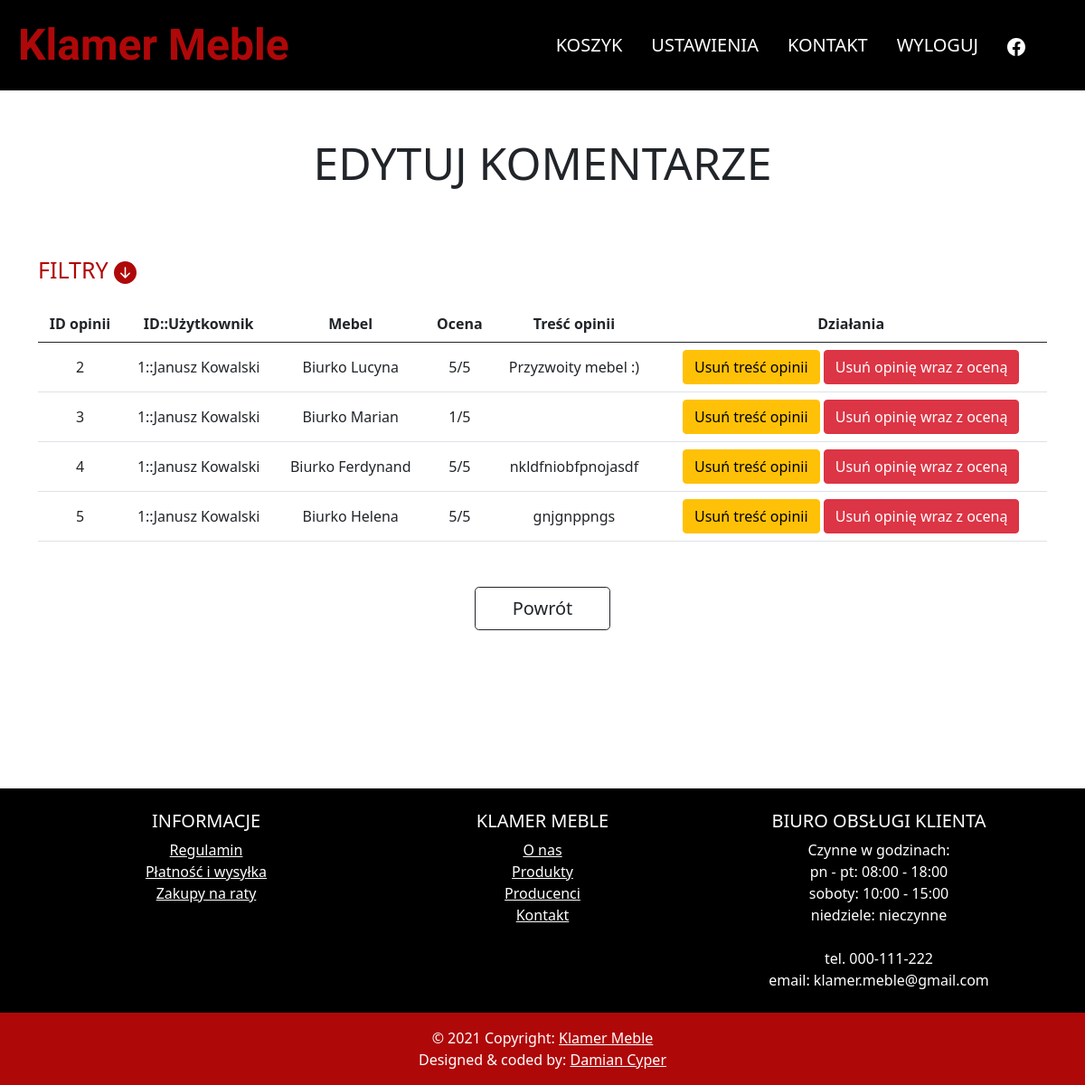
The page /settings/opinions_all (signed in) on the database its author committed.
### store/models.py (models this page shows, shortened)
class Opinion(models.Model):
    furniture = models.ForeignKey(Furniture, on_delete=models.CASCADE)
    user = models.ForeignKey(User, on_delete=models.CASCADE, default=0)
    rating = models.IntegerField()
    opinion = models.TextField(blank=True)

class Furniture(models.Model):
    name = models.CharField(max_length=255)
    type = models.ForeignKey(FurnitureType, on_delete=models.CASCADE)
    state = models.CharField(choices=STATE, default='new', max_length=20)
    price = models.FloatField(default=200)
    origin = models.CharField(max_length=255)
    material = models.CharField(max_length=255)
    amount = models.IntegerField(default=0)
    description = models.TextField()
    warranty_time = models.IntegerField(default=0)
    discount = models.IntegerField(default=0)
    height = models.IntegerField()
    width = models.IntegerField()
    depth = models.IntegerField()
    rating = models.IntegerField(default=0)
    url1 = models.URLField(default='', blank=True)
    url2 = models.URLField(default='', blank=True)
    url3 = models.URLField(default='', blank=True)

### store/views.py (the view)
# urls.py: path('settings/opinions_all', staff_member_required(OpinionsAdminView.as_view(template_name='opinions_edit_admin.html')), name='opinions_admin'),
class OpinionsAdminView(SuperUserCheck, generic.ListView):
    model = Opinion
    def get_queryset(self):
        opinions = super().get_queryset()
        opinion_id = self.request.GET.get('opinion_id', None)
        client_id = self.request.GET.get('client_id', None)
        product_name = self.request.GET.get('product_name', None)
        if opinion_id:
            opinions = opinions.filter(id=opinion_id)
        if client_id:
            opinions = opinions.filter(user__id=client_id)
        if product_name:
            opinions = opinions.filter(furniture__name=product_name)
        return opinions

### store/views.py (called while the page is built)
    def test_func(self):
        return self.request.user.is_superuser

### store/templates/opinions_edit_admin.html (shortened to what this page needs)
{% extends 'navMenu.html' %}
{% block additional %}
    {% load static %}
        <link href="{% static 'store/unavailable.css' %}" rel="stylesheet">
        <link href="{% static 'store/archive_orders.css' %}" rel="stylesheet">
    {% endblock %}
{% block main %}
    <div class="container">
        <h3>Edytuj komentarze</h3>
    </div>
    <div style="min-height: 74vh; margin: 0 auto;" class="container">
        <a class="heading" data-bs-toggle="collapse" href="#filters" role="button" aria-expanded="false" aria-controls="collapseExample">
          Filtry
          <svg xmlns="http://www.w3.org/2000/svg" width="25" height="25" fill="currentColor" class="bi bi-arrow-down-circle-fill" viewBox="0 0 16 16">
              <path d="M16 8A8 8 0 1 1 0 8a8 8 0 0 1 16 0zM8.5 4.5a.5.5 0 0 0-1 0v5.793L5.354 8.146a.5.5 0 1 0-.708.708l3 3a.5.5 0 0 0 .708 0l3-3a.5.5 0 0 0-.708-.708L8.5 10.293V4.5z"/>
          </svg>
        </a>
        <table class="table align-middle">
          <thead>
              <tr>
                  <th>ID opinii</th>
                  <th>ID::Użytkownik</th>
                  <th>Mebel</th>
                  <th>Ocena</th>
                  <th>Treść opinii</th>
                  <th>Działania</th>
              </tr>
          </thead>
          <tbody>
              {% for opinion in object_list %}
                <tr>
                    <td>{{opinion.id}}</td>
                    <td>{{opinion.user.id}}::{{opinion.user.first_name}} {{opinion.user.last_name}}</td>
                    <td>{{opinion.furniture.name}}</td>
                    <td>{{opinion.rating}}/5</td>
                    <td>{{opinion.opinion}}</td>
                    <td>
                        <a class="btn btn-warning" href="{% url 'opinions_admin_edit' opinion.id %}">Usuń treść opinii</a>
                        <a class="btn btn-danger" href="{% url 'opinions_admin_delete' opinion.id %}">Usuń opinię wraz z oceną</a>
                    </td>
                </tr>
              {% endfor %}
          </tbody>
        </table>
        <a type="button" class="btn btn-lg btn-outline-dark" href="/settings" id="go_back">Powrót</a>
    </div>
{% endblock %}

### store/static/store/unavailable.css (style rules this page uses)
#go_back { margin: 50px auto; display: block; width: 150px; }
h3 { text-transform: uppercase; font-size: 50px!important; text-align: center; padding: 50px 0; }
.heading { display: block; font-size: 25px; text-decoration: none; color: #af0809; text-transform: uppercase; margin: 20px auto; }

### store/static/store/archive_orders.css (style rules this page uses)
#go_back { margin: 50px auto; display: block; width: 150px; }
h3 { text-transform: uppercase; font-size: 50px!important; text-align: center; padding: 50px 0; }
.heading { display: block; font-size: 25px; text-decoration: none; color: #af0809; text-transform: uppercase; margin: 20px auto; }
table { text-align: center; }

### templates/base.html (style rules this page uses)
* { scrollbar-color: #af0809 #e4e4e4; scrollbar-width: 15px; }

### rows shown on the page
Opinion: id "2", user.id "1", user.first_name "Janusz", user.last_name "Kowalski", furniture.name "Biurko Lucyna", rating "5", opinion "Przyzwoity mebel :)"
Opinion: id "3", user.id "1", user.first_name "Janusz", user.last_name "Kowalski", furniture.name "Biurko Marian", rating "1"
Opinion: id "4", user.id "1", user.first_name "Janusz", user.last_name "Kowalski", furniture.name "Biurko Ferdynand", rating "5", opinion "nkldfniobfpnojasdf"
Opinion: id "5", user.id "1", user.first_name "Janusz", user.last_name "Kowalski", furniture.name "Biurko Helena", rating "5", opinion "gnjgnppngs"
